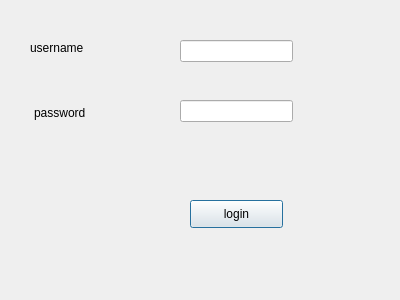
<?xml version="1.0" encoding="UTF-8"?>
<ui version="4.0">
 <class>signindialogue</class>
 <widget class="QDialog" name="signindialogue">
  <property name="geometry">
   <rect>
    <x>0</x>
    <y>0</y>
    <width>400</width>
    <height>300</height>
   </rect>
  </property>
  <property name="windowTitle">
   <string>Dialog</string>
  </property>
  <widget class="QLineEdit" name="uname_login">
   <property name="geometry">
    <rect>
     <x>180</x>
     <y>40</y>
     <width>113</width>
     <height>22</height>
    </rect>
   </property>
  </widget>
  <widget class="QLineEdit" name="uname_pass">
   <property name="geometry">
    <rect>
     <x>180</x>
     <y>100</y>
     <width>113</width>
     <height>22</height>
    </rect>
   </property>
   <property name="echoMode">
    <enum>QLineEdit::Password</enum>
   </property>
  </widget>
  <widget class="QLabel" name="label">
   <property name="geometry">
    <rect>
     <x>30</x>
     <y>40</y>
     <width>61</width>
     <height>16</height>
    </rect>
   </property>
   <property name="text">
    <string>username</string>
   </property>
  </widget>
  <widget class="QLabel" name="label_2">
   <property name="geometry">
    <rect>
     <x>34</x>
     <y>105</y>
     <width>81</width>
     <height>16</height>
    </rect>
   </property>
   <property name="text">
    <string>password</string>
   </property>
  </widget>
  <widget class="QPushButton" name="pushButton">
   <property name="geometry">
    <rect>
     <x>190</x>
     <y>200</y>
     <width>93</width>
     <height>28</height>
    </rect>
   </property>
   <property name="text">
    <string>login</string>
   </property>
  </widget>
 </widget>
 <resources/>
 <connections>
  <connection>
   <sender>pushButton</sender>
   <signal>clicked()</signal>
   <receiver>signindialogue</receiver>
   <slot>close()</slot>
   <hints>
    <hint type="sourcelabel">
     <x>237</x>
     <y>218</y>
    </hint>
    <hint type="destinationlabel">
     <x>316</x>
     <y>266</y>
    </hint>
   </hints>
  </connection>
 </connections>
</ui>
